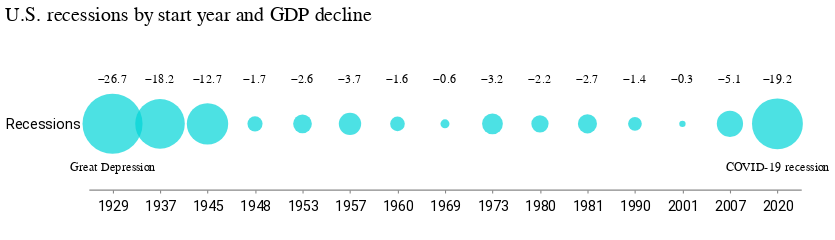

The notebook cell this image was saved under:
### Markdown cell above
#### Recessions

### Code cell
bubbles = (
    alt.Chart(wiki_slim)
    .mark_circle(color="#00d4d8")
    .encode(
        alt.X("start_year:O", axis=alt.Axis(), title=" "),
        alt.Y("type:N", title=" "),
        alt.Size(
            "gdp_decline_pos:Q",
            scale=alt.Scale(range=[0, 3000]),
            legend=None,
        ),
    )
    .properties(width=650, height=120)
)

text = (
    alt.Chart(wiki_slim)
    .mark_text(dy=-40, color="black")
    .encode(
        x=alt.X("start_year:O"),
        y=alt.Y("type:N"),
        text=alt.Text("gdp_decline:Q", format=""),
    )
)

text2 = (
    alt.Chart(wiki_slim.query("name=='Great Depression' | name=='COVID-19 recession'"))
    .mark_text(dy=40, color="black")
    .encode(
        x=alt.X("start_year:O"),
        y=alt.Y("type:N"),
        text=alt.Text("name"),
    )
)

(bubbles + text + text2).properties(
    title="U.S. recessions by start year and GDP decline"
)

### Figure 1 — Vega-Lite specification as saved in the notebook (floating-point values rounded to 4 significant figures)
{"config": {"view": {"width": 800, "height": 450, "strokeOpacity": 0}, "background": "#ffffff", "title": {"anchor": "start", "font": "Summit Sans", "fontColor": "palette[\"black\"]", "fontSize": 18, "fontWeight": "normal"}, "arc": {"fill": "#00d4d8"}, "area": {"fill": "#00d4d8"}, "line": {"stroke": "#00d4d8", "strokeWidth": 3}, "path": {"stroke": "#00d4d8"}, "rect": {"fill": "#00d4d8"}, "shape": {"stroke": "#00d4d8"}, "bar": {"fill": "#00d4d8"}, "point": {"stroke": "#00d4d8"}, "symbol": {"fill": "#00d4d8", "size": 30}, "axis": {"titleFont": "Roboto", "titleFontSize": 15, "titleFontWeight": "normal", "labelFont": "Roboto, sans", "labelFontSize": 13, "labelFontWeight": "normal"}, "axisX": {"labelAngle": 0, "labelPadding": 6, "tickSize": 3, "grid": false}, "axisY": {"labelBaseline": "middle", "maxExtent": 45, "minExtent": 45, "titleAlign": "left", "titleAngle": 0, "titleX": -45, "titleY": -11, "domainOpacity": 0, "gridWidth": 0.6, "gridColor": "#dddddd", "offset": 6, "tickSize": 0, "titleColor": "#767676"}, "legend": {"titleFont": "Roboto", "titleFontSize": 15, "titleFontWeight": "normal", "symbolType": "square", "labelFont": "Roboto, sans", "labelFontSize": 13}, "range": {"category": ["#005f66", "#e37e2d", "#d64a3b", "#76b0ef", "#c1bc40"], "diverging": ["#e68a4f", "#f4bb6a", "#f9e39c", "#dadfe2", "#a6b7c6", "#849eae"], "heatmap": ["#7ff6f6", "#00eeef", "#00d4d8", "#00abb2", "#00848b", "#fbf2c7", "#00363d"], "ordinal": ["#7ff6f6", "#00eeef", "#00d4d8", "#00abb2", "#00848b", "#fbf2c7", "#00363d"], "ramp": ["#7ff6f6", "#00eeef", "#00d4d8", "#00abb2", "#00848b", "#fbf2c7", "#00363d"]}}, "layer": [{"mark": {"type": "circle", "color": "#00d4d8"}, "encoding": {"size": {"field": "gdp_decline_pos", "legend": null, "scale": {"range": [0, 3000]}, "type": "quantitative"}, "x": {"axis": {}, "field": "start_year", "title": " ", "type": "ordinal"}, "y": {"field": "type", "title": " ", "type": "nominal"}}, "height": 120, "width": 650}, {"mark": {"type": "text", "color": "black", "dy": -40}, "encoding": {"text": {"field": "gdp_decline", "format": "", "type": "quantitative"}, "x": {"field": "start_year", "type": "ordinal"}, "y": {"field": "type", "type": "nominal"}}}, {"data": {"name": "data-698e3b6b300d7bc81d9b86f5cbacdfeb"}, "mark": {"type": "text", "color": "black", "dy": 40}, "encoding": {"text": {"field": "name", "type": "nominal"}, "x": {"field": "start_year", "type": "ordinal"}, "y": {"field": "type", "type": "nominal"}}}], "data": {"name": "data-3346d74fa82f4db04e2b6c3adaa0bfc4"}, "title": "U.S. recessions by start year and GDP decline", "$schema": "https://vega.github.io/schema/vega-lite/v4.17.0.json", "datasets": {"data-3346d74fa82f4db04e2b6c3adaa0bfc4": [{"name": "Great Depression", "gdp_decline": -26.7, "start": "1929-08-01T00:00:00", "end": "1933-03-01T00:00:00", "start_year": 1929, "type": "Recessions", "gdp_decline_pos": 26.7}, {"name": "Recession of 1937–1938", "gdp_decline": -18.2, "start": "1937-05-01T00:00:00", "end": "1938-06-01T00:00:00", "start_year": 1937, "type": "Recessions", "gdp_decline_pos": 18.2}, {"name": "Recession of 1945", "gdp_decline": -12.7, "start": "1945-02-01T00:00:00", "end": "1945-10-01T00:00:00", "start_year": 1945, "type": "Recessions", "gdp_decline_pos": 12.7}, {"name": "Recession of 1949", "gdp_decline": -1.7, "start": "1948-11-01T00:00:00", "end": "1949-10-01T00:00:00", "start_year": 1948, "type": "Recessions", "gdp_decline_pos": 1.7}, {"name": "Recession of 1953", "gdp_decline": -2.6, "start": "1953-07-01T00:00:00", "end": "1954-05-01T00:00:00", "start_year": 1953, "type": "Recessions", "gdp_decline_pos": 2.6}, {"name": "Recession of 1958", "gdp_decline": -3.7, "start": "1957-08-01T00:00:00", "end": "1958-04-01T00:00:00", "start_year": 1957, "type": "Recessions", "gdp_decline_pos": 3.7}, {"name": "Recession of 1960–61", "gdp_decline": -1.6, "start": "1960-04-01T00:00:00", "end": "1961-02-01T00:00:00", "start_year": 1960, "type": "Recessions", "gdp_decline_pos": 1.6}, {"name": "Recession of 1969–70", "gdp_decline": -0.6, "start": "1969-12-01T00:00:00", "end": "1970-11-01T00:00:00", "start_year": 1969, "type": "Recessions", "gdp_decline_pos": 0.6}, {"name": "1973–75 recession", "gdp_decline": -3.2, "start": "1973-11-01T00:00:00", "end": "1975-03-01T00:00:00", "start_year": 1973, "type": "Recessions", "gdp_decline_pos": 3.2}, {"name": "1980 recession", "gdp_decline": -2.2, "start": "1980-01-01T00:00:00", "end": "1980-07-01T00:00:00", "start_year": 1980, "type": "Recessions", "gdp_decline_pos": 2.2}, {"name": "1981–1982 recession", "gdp_decline": -2.7, "start": "1981-07-01T00:00:00", "end": "1982-11-01T00:00:00", "start_year": 1981, "type": "Recessions", "gdp_decline_pos": 2.7}, {"name": "Early 1990s recession", "gdp_decline": -1.4, "start": "1990-07-01T00:00:00", "end": "1991-03-01T00:00:00", "start_year": 1990, "type": "Recessions", "gdp_decline_pos": 1.4}, {"name": "Early 2000s recession", "gdp_decline": -0.3, "start": "2001-03-01T00:00:00", "end": "2001-11-01T00:00:00", "start_year": 2001, "type": "Recessions", "gdp_decline_pos": 0.3}, {"name": "Great Recession", "gdp_decline": -5.1, "start": "2007-12-01T00:00:00", "end": "2009-06-01T00:00:00", "start_year": 2007, "type": "Recessions", "gdp_decline_pos": 5.1}, {"name": "COVID-19 recession", "gdp_decline": -19.2, "start": "2020-02-01T00:00:00", "end": "2020-04-01T00:00:00", "start_year": 2020, "type": "Recessions", "gdp_decline_pos": 19.2}], "data-698e3b6b300d7bc81d9b86f5cbacdfeb": [{"name": "Great Depression", "gdp_decline": -26.7, "start": "1929-08-01T00:00:00", "end": "1933-03-01T00:00:00", "start_year": 1929, "type": "Recessions", "gdp_decline_pos": 26.7}, {"name": "COVID-19 recession", "gdp_decline": -19.2, "start": "2020-02-01T00:00:00", "end": "2020-04-01T00:00:00", "start_year": 2020, "type": "Recessions", "gdp_decline_pos": 19.2}]}}
